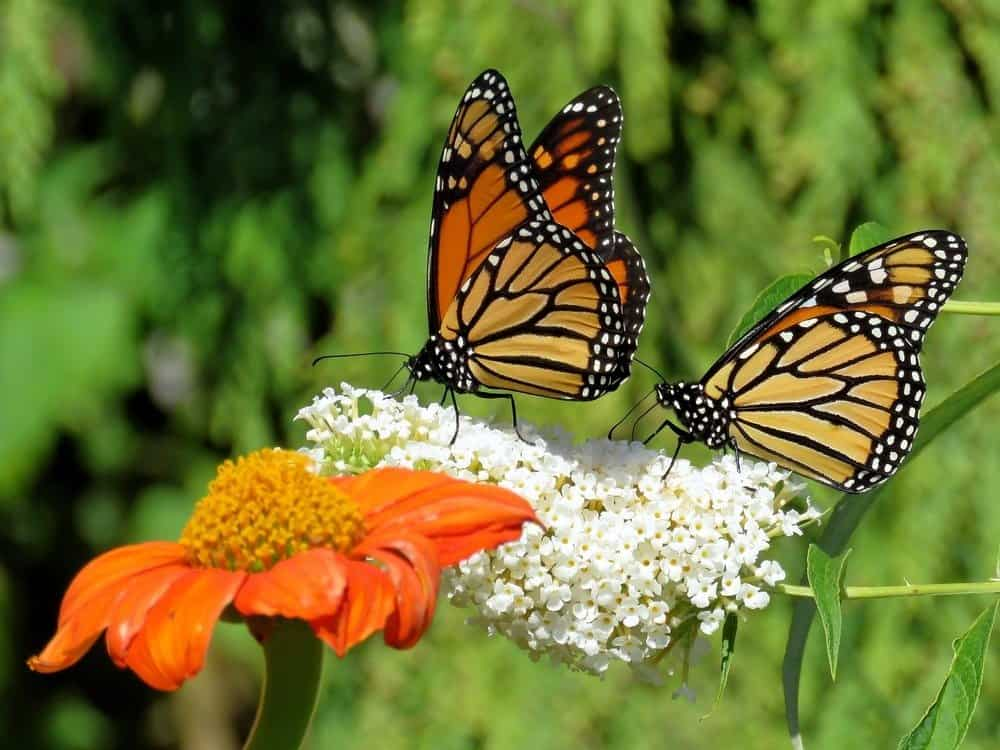
%> input picture Image Translation/rectangle.jpg, 1000 x 750 px
$ octave p5_1_9.m   (GNU Octave 9; MATLAB toolbox functions it lacks are replaced by stand-ins)
%> lines starting %> are read from the running program, lines starting %| are printed output that depends on the picture; in (x1, y1, x2, y2) boxes, pixels count from 0 and x2, y2 are one past the last pixel; in counts of white or black regions, pixels touching at a corner belong together; the program's own positions count from 1
A = imread('rectangle.jpg'); %% Read the image
%> A is the input picture: size 750x1000x3 uint8; mean R, G, B 109.6, 114.4, 50.5
X_double = double(A); %% Convert to double
[m, n, c] = size(A); %% Get the size data from the image
%> m = 750; n = 1000; c = 3
E = eye(n); % Identity the size of the columns of A
B = eye(m); % Identity the size of the rows of A

l = 100;
r = 100;
t = 100;
b = 100;
for i = 1:l
    E(i,i) = 0;
end
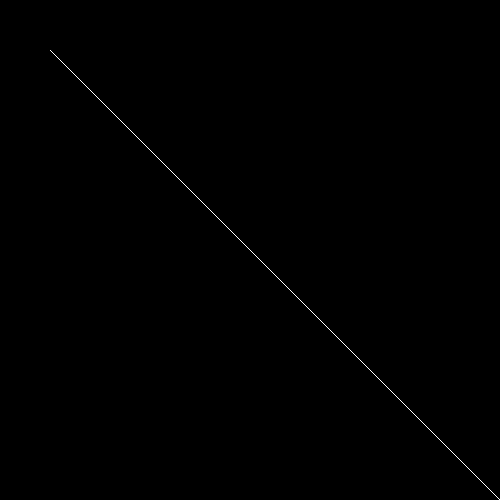
%> E: size 1000x1000 double (shown at 1/2 size); values 0 (black) and 1 (white), 0.09% white in thin lines or dots, all inside (x1, y1, x2, y2) = (100, 100, 1000, 1000)
for j = n-r:n
    E(j,j) = 0;
end
%> E: size 1000x1000 double; values 0 (black) and 1 (white), 0.08% white in thin lines or dots, all inside (x1, y1, x2, y2) = (100, 100, 899, 899)
for k = 1:t
    B(k,k) = 0;
end
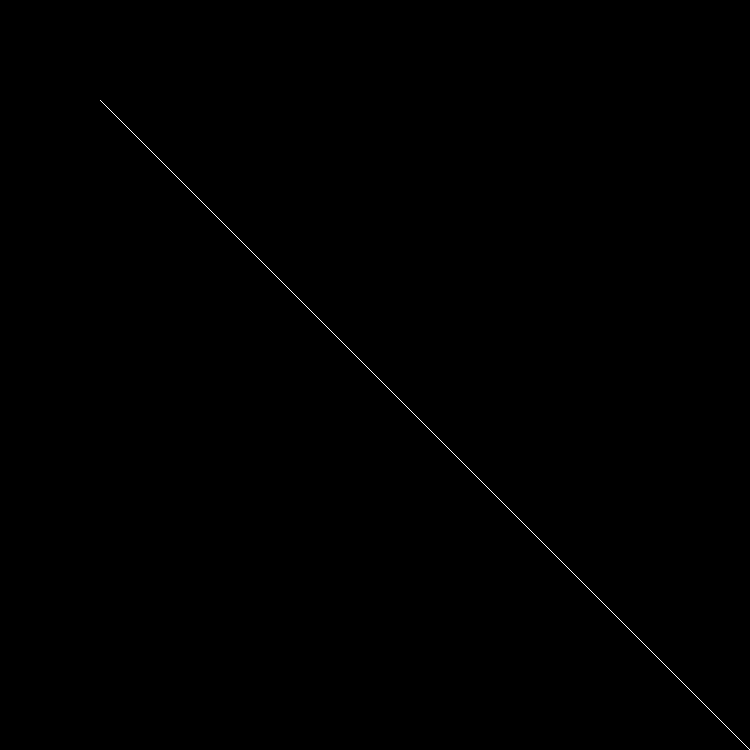
%> B: size 750x750 double; values 0 (black) and 1 (white), 0.12% white in thin lines or dots, all inside (x1, y1, x2, y2) = (100, 100, 750, 750)
for h = m-b:m
    B(h,h) = 0;
end
%> B: size 750x750 double; values 0 (black) and 1 (white), 0.1% white in thin lines or dots, all inside (x1, y1, x2, y2) = (100, 100, 649, 649)

X_double(:,:,1) = B * X_double(:,:,1) * E; % Modify the image matrix to have the shifted pixels
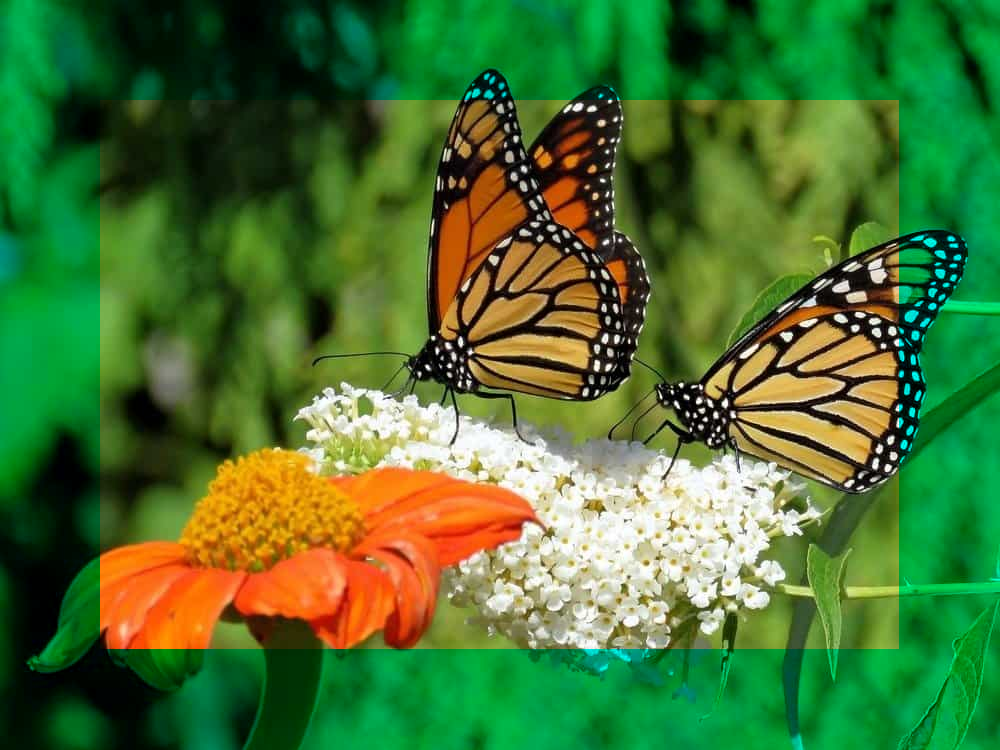
%> X_double: size 750x1000x3 double; mean R, G, B 72.2, 114.4, 50.5
X_double(:,:,2) = B * X_double(:,:,2) * E;
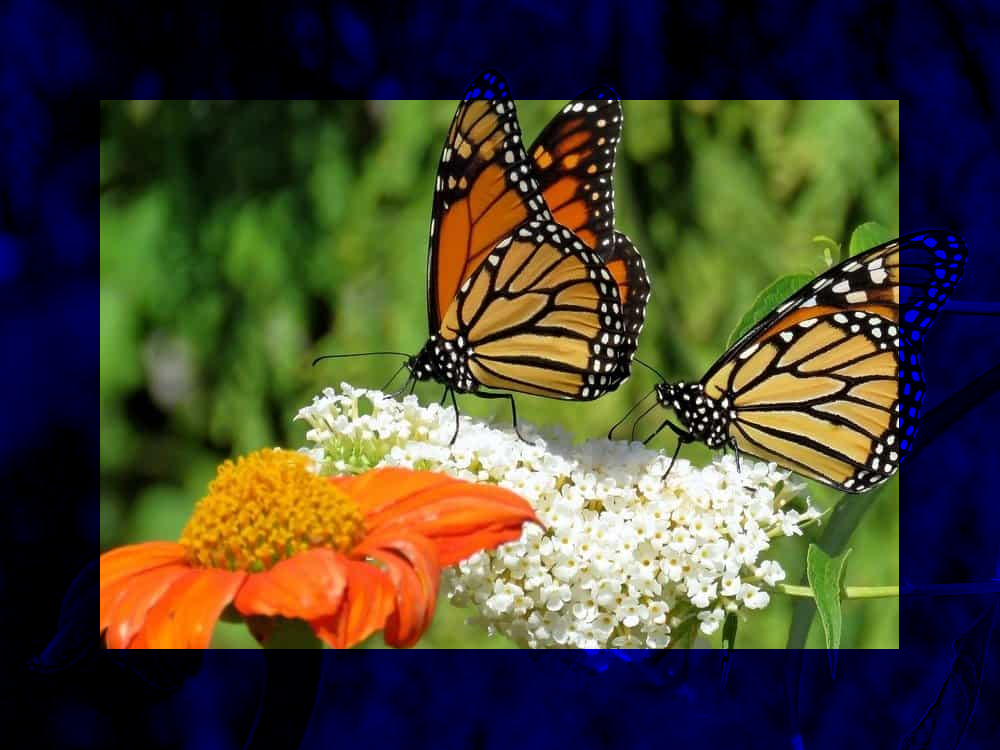
%> X_double: size 750x1000x3 double; mean R, G, B 72.2, 68.1, 50.5
X_double(:,:,3) = B * X_double(:,:,3) * E;
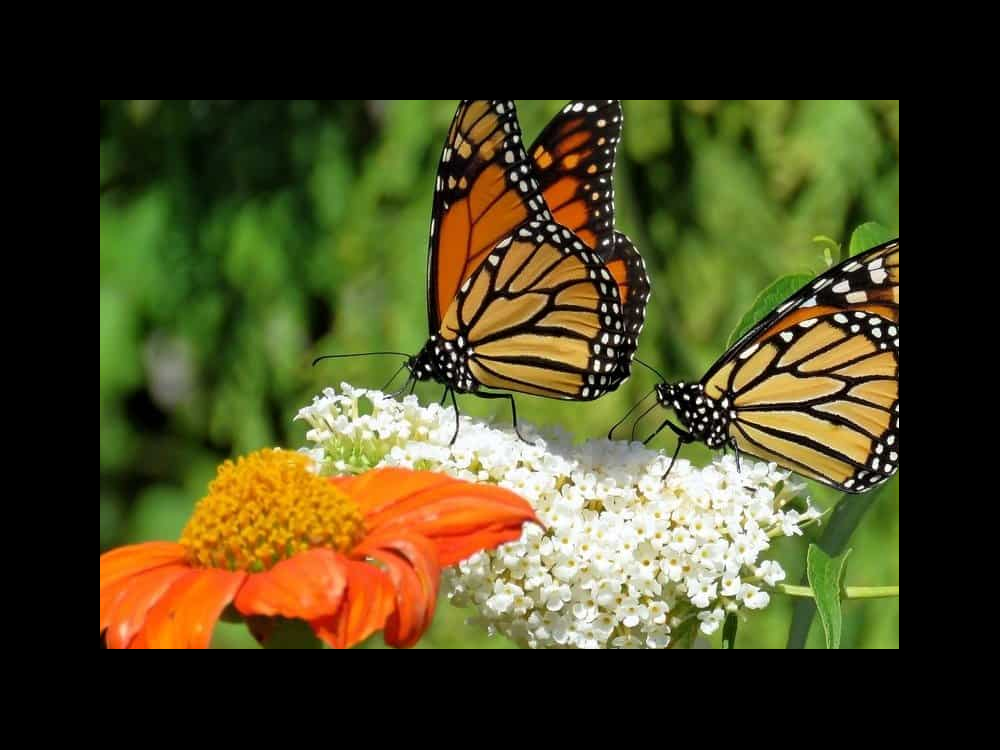
%> X_double: size 750x1000x3 double; mean R, G, B 72.2, 68.1, 33.6

figure();
imagesc(uint8(X_double)) % Print the image

imwrite(uint8(X_double),'CroppedImage.jpg')

$ run again, with Image Translation/square.jpg copied over Image Translation/rectangle.jpg
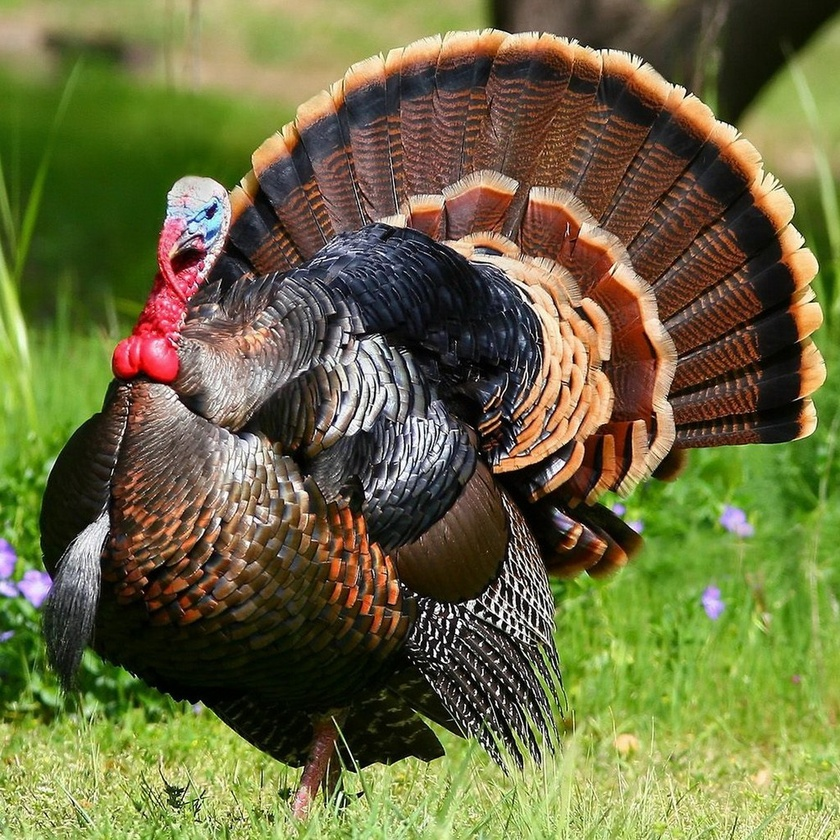
%> input picture Image Translation/square.jpg, 840 x 840 px, shrunk from 1024 x 1024 before the run
%> A is the input picture: size 840x840x3 uint8; mean R, G, B 108.4, 107.3, 64
%> `X_double(:,:,2) = B * X_double(:,:,2) * E;`:
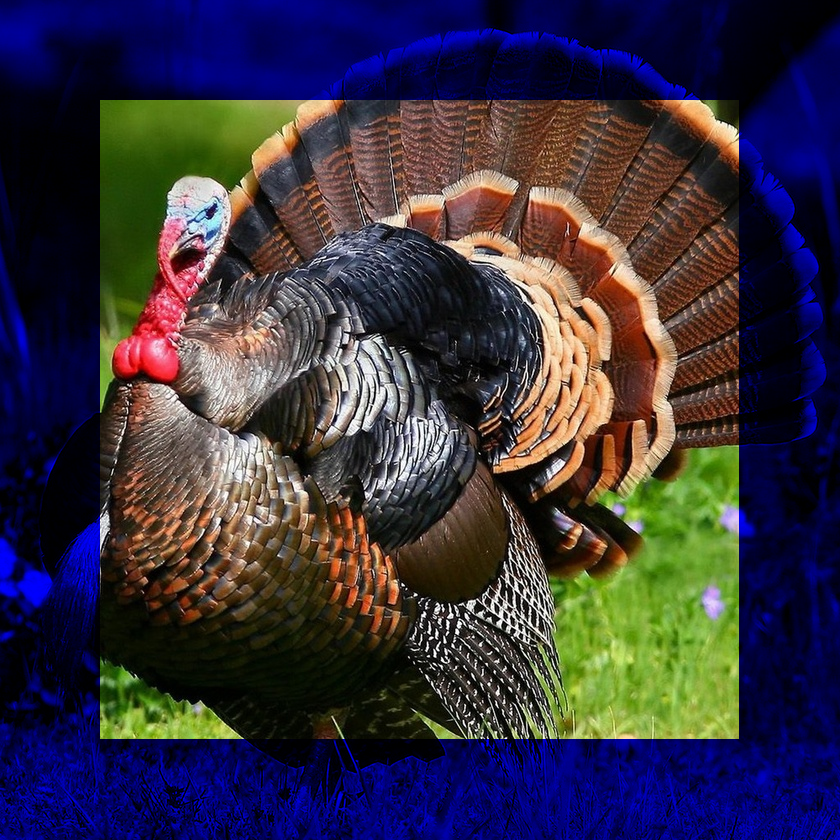
%> X_double: size 840x840x3 double; mean R, G, B 56.2, 50, 64
%> `X_double(:,:,3) = B * X_double(:,:,3) * E;`:
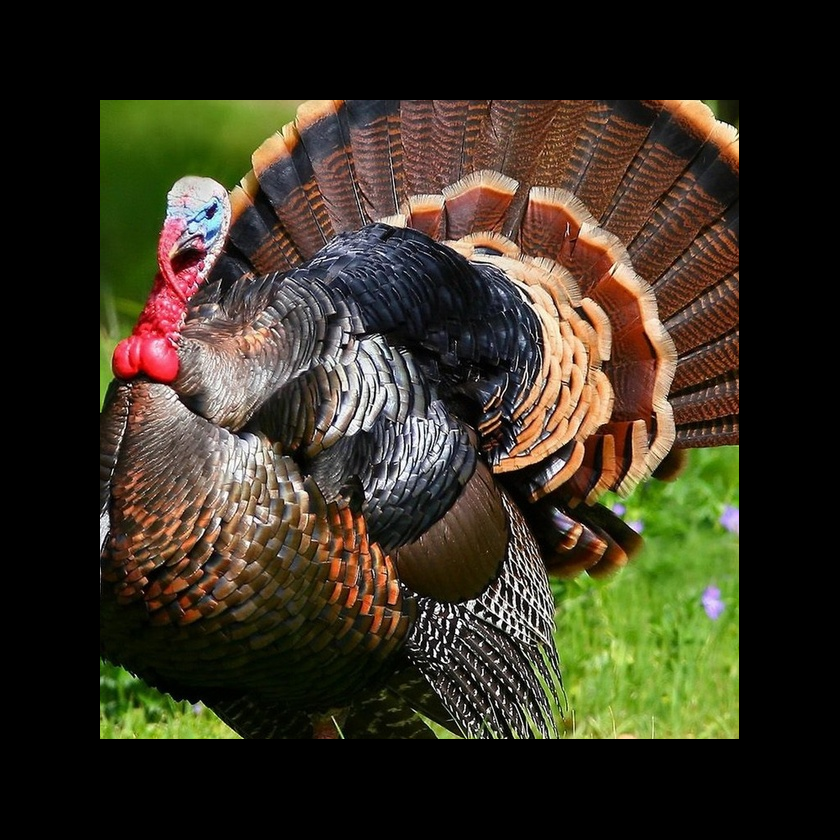
%> X_double: size 840x840x3 double; mean R, G, B 56.2, 50, 34.3
